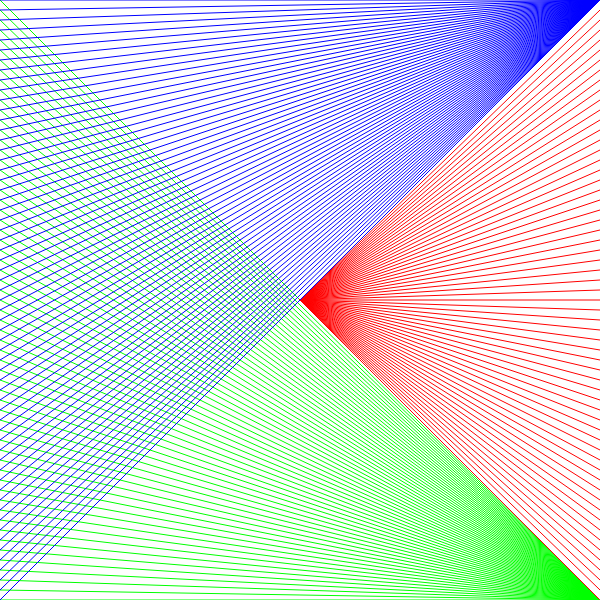
Frame 1 (no input)
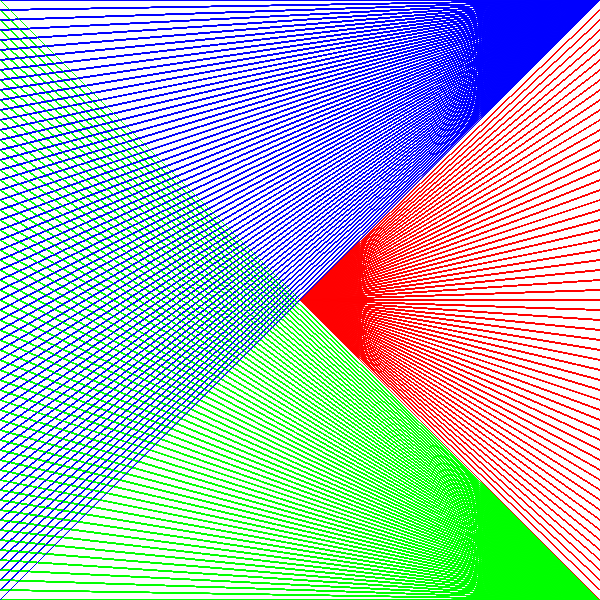
Frame 60 (no input)
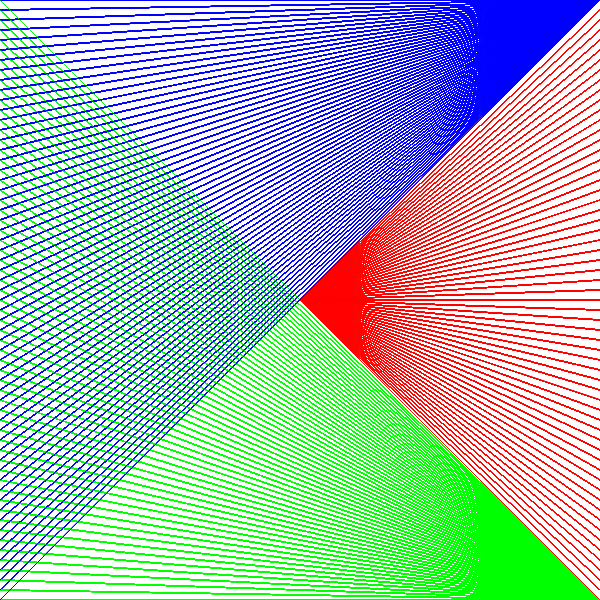
Frame 120 (the mouse pressed at the canvas centre since frame 60)

The p5.js sketch that drew these frames (run headless with seeded random() and noise() and a simulated clock; from frame 60 on, the mouse is pressed at the canvas centre):

// p5.js sketch
// ── sketch.js
function setup(){
    createCanvas(600, 600);
}

function draw(){
    let y = 0;
    while (y <= height){
        stroke(255, 0, 0)
        line(300, 300, 600, y);
        stroke(0, 255, 0);
        line(600, 600, 0, y);
        stroke(0, 0, 255)
        line(600, 0, 0, y);
        y += 10;
    }
    
}
